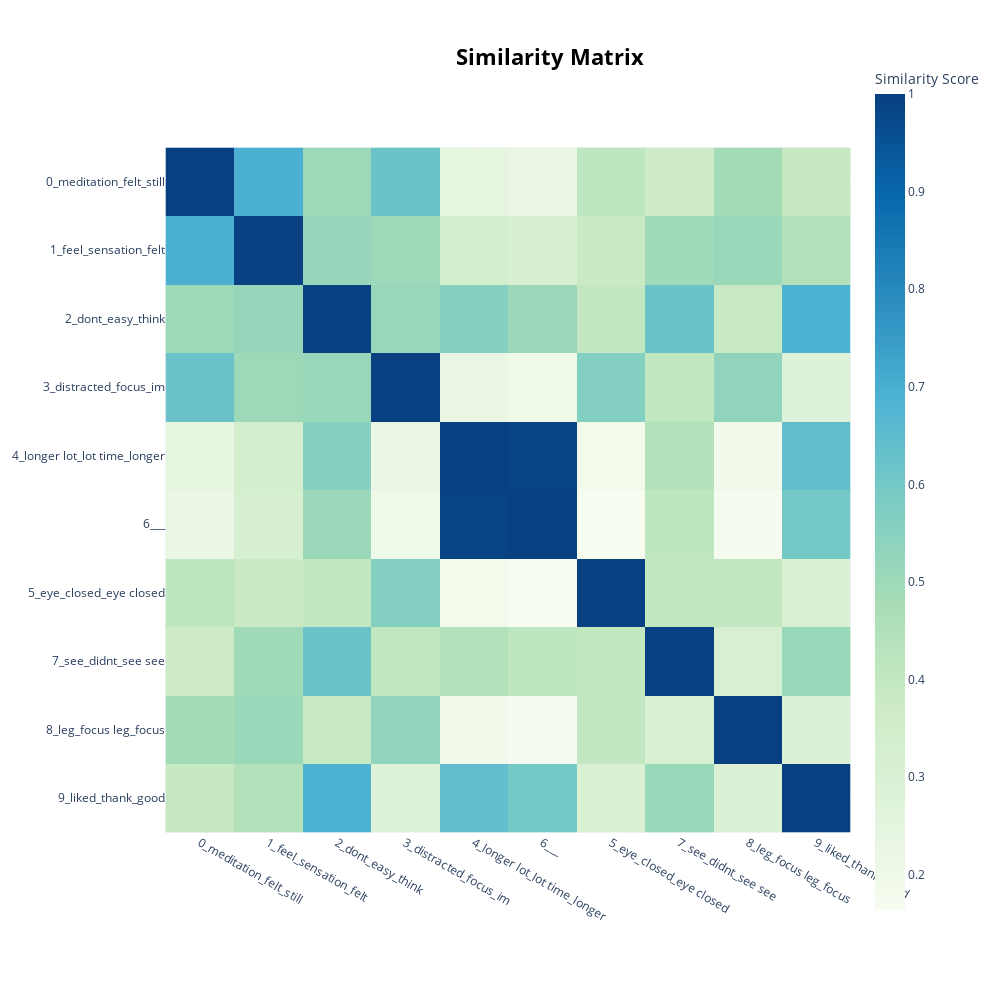

Notebook code for this chart:
### Code cell
topic_model.visualize_heatmap(n_clusters=9, width=1000, height=1000)

### Figure 1 — Plotly figure (JSON) as saved in the notebook; plotly's stock layout.template omitted (floating-point values rounded to 4 significant figures)
{"data": [{"coloraxis": "coloraxis", "hovertemplate": "x: %{x}<br>y: %{y}<br>Similarity Score: %{z}<extra></extra>", "name": "0", "type": "heatmap", "x": ["0_meditation_felt_still", "1_feel_sensation_felt", "2_dont_easy_think", "3_distracted_focus_im", "4_longer lot_lot time_longer", "6___", "5_eye_closed_eye closed", "7_see_didnt_see see", "8_leg_focus leg_focus", "9_liked_thank_good"], "xaxis": "x", "y": ["0_meditation_felt_still", "1_feel_sensation_felt", "2_dont_easy_think", "3_distracted_focus_im", "4_longer lot_lot time_longer", "6___", "5_eye_closed_eye closed", "7_see_didnt_see see", "8_leg_focus leg_focus", "9_liked_thank_good"], "yaxis": "y", "z": [[1.0, 0.6946, 0.5043, 0.6195, 0.2474, 0.2255, 0.4161, 0.37, 0.49, 0.3907], [0.6946, 1, 0.5181, 0.5034, 0.3391, 0.3151, 0.3789, 0.4958, 0.5088, 0.446], [0.5043, 0.5181, 1.0, 0.5121, 0.5579, 0.5082, 0.3994, 0.6181, 0.387, 0.6868], [0.6195, 0.5034, 0.5121, 1.0, 0.2278, 0.2029, 0.5629, 0.4043, 0.5314, 0.279], [0.2474, 0.3391, 0.5579, 0.2278, 1.0, 0.992, 0.1874, 0.4445, 0.1925, 0.6393], [0.2255, 0.3151, 0.5082, 0.2029, 0.992, 1.0, 0.1639, 0.4137, 0.174, 0.5978], [0.4161, 0.3789, 0.3994, 0.5629, 0.1874, 0.1639, 1, 0.4026, 0.4013, 0.3066], [0.37, 0.4958, 0.6181, 0.4043, 0.4445, 0.4137, 0.4026, 1.0, 0.3131, 0.5089], [0.49, 0.5088, 0.387, 0.5314, 0.1925, 0.174, 0.4013, 0.3131, 1.0, 0.2958], [0.3907, 0.446, 0.6868, 0.279, 0.6393, 0.5978, 0.3066, 0.5089, 0.2958, 1]]}], "layout": {"coloraxis": {"colorbar": {"title": {"text": "Similarity Score"}}, "colorscale": [[0, "rgb(247,252,240)"], [0.125, "rgb(224,243,219)"], [0.25, "rgb(204,235,197)"], [0.375, "rgb(168,221,181)"], [0.5, "rgb(123,204,196)"], [0.625, "rgb(78,179,211)"], [0.75, "rgb(43,140,190)"], [0.875, "rgb(8,104,172)"], [1, "rgb(8,64,129)"]]}, "height": 1000, "hoverlabel": {"bgcolor": "white", "font": {"family": "Rockwell", "size": 16}}, "legend": {"title": {"text": "Trend"}}, "margin": {"t": 60}, "showlegend": true, "title": {"font": {"color": "Black", "size": 22}, "text": "<b>Similarity Matrix</b>", "x": 0.55, "xanchor": "center", "y": 0.95, "yanchor": "top"}, "width": 1000, "xaxis": {"anchor": "y", "constrain": "domain", "domain": [0, 1], "scaleanchor": "y"}, "yaxis": {"anchor": "x", "autorange": "reversed", "constrain": "domain", "domain": [0, 1]}}}
